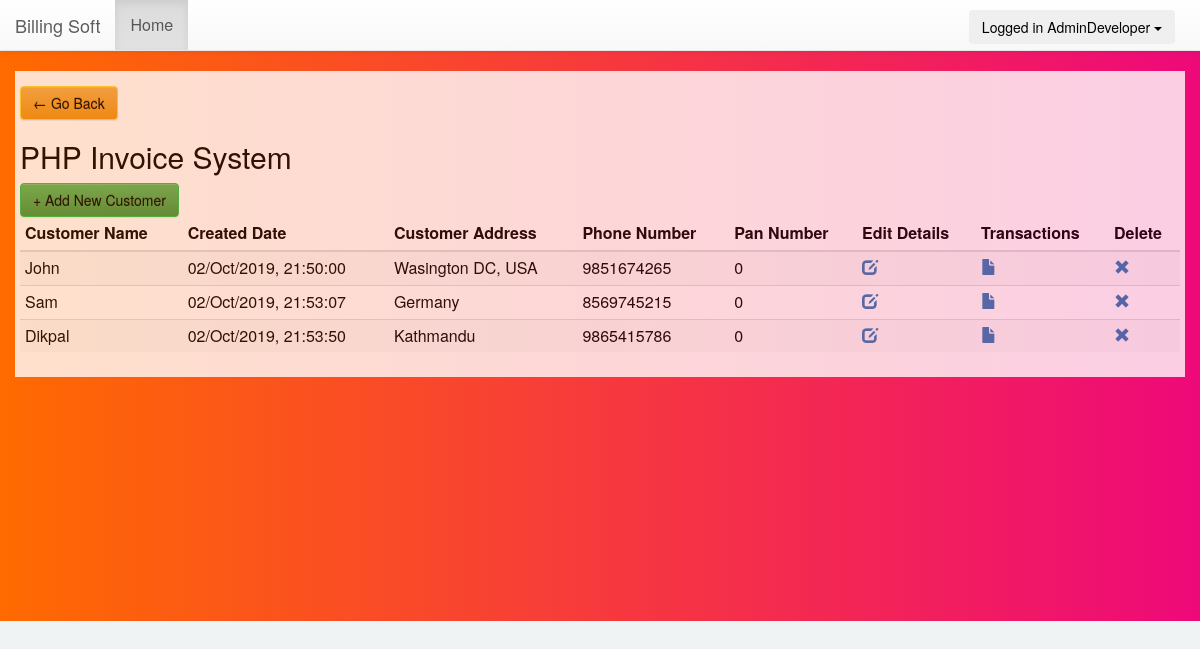
The page /customer_list.php (signed in) on the database its author committed.
### tables this page shows
CREATE TABLE `customers` (
  `customer_id` int(11) NOT NULL,
  `user_id` int(11) NOT NULL,
  `created_date` datetime NOT NULL DEFAULT CURRENT_TIMESTAMP,
  `customer_name` varchar(200) NOT NULL,
  `customer_address` varchar(250) NOT NULL,
  `customer_number` bigint(15) NOT NULL,
  `customer_pan` bigint(15) DEFAULT NULL
);

### ledger.php (called while the page is built, shortened)
<?php
class Ledger{
	private $host  = 'localhost';
    private $user  = 'root';
    private $password   = "";
    private $database  = "billing_software";
	private $CustomerTable = 'customers';
  private $dbConnect = false;
    public function __construct(){
        if(!$this->dbConnect){
            $conn = new mysqli($this->host, $this->user, $this->password, $this->database);
            if($conn->connect_error){
                die("Error failed to connect to MySQL: " . $conn->connect_error);
            }else{
                $this->dbConnect = $conn;
            }
        }
    }
	private function getData($sqlQuery) {
		$result = mysqli_query($this->dbConnect, $sqlQuery);
		$data= array();
		while ($row = mysqli_fetch_array($result, MYSQLI_ASSOC)) {
			$data[]=$row;
		}
		return $data;
	}
	public function getCustomerList(){
		$sqlQuery = "
			SELECT * FROM ".$this->CustomerTable."
			WHERE user_id = '".$_SESSION['userid']."'";
		return  $this->getData($sqlQuery);
	}
}
?>

### customer_list.php (the view, shortened to what this page needs)
<?php
include('header.php');
include 'ledger.php';
$ledger = new Ledger();
$ledger->checkLoggedIn();
?>
<link href="css/style.css" rel="stylesheet">
<?php include('container.php');?>
<div class="container customer-list-container">
    <div><a class="btn btn-warning back_btn" href="javascript:history.go(-1)">&#8592 Go Back</a></div>
	  <h2 class="title">PHP Invoice System</h2>
      <a class="btn btn-success" href="create_customer.php" type="button">+ Add New Customer</a>
      <?php
      $ledgerList = $ledger->getCustomerList();
      if(empty($ledgerList)){
        echo '<div class="alert alert-danger" role="alert">No Customers Yet!</div>';
      }
      else { ?>
      <table id="data-table" class="table table-condensed table-striped">
        <thead>
          <tr>
          <th>Customer Name</th>
          <th>Created Date</th>
            <th>Customer Address</th>
            <th>Phone Number</th>
            <th>Pan Number</th>
            <th> Edit Details</th>
            <th>Transactions</th>
            <th>Delete</th>
          </tr>
        </thead>
        <tbody>
        <?php
        foreach($ledgerList as $ledgerDetails){
			$ledgerDate = date("d/M/Y, H:i:s", strtotime($ledgerDetails["created_date"]));
            echo '
              <tr>
                <td>'.$ledgerDetails["customer_name"].'</td>
                <td>'.$ledgerDate.'</td>
                <td>'.$ledgerDetails["customer_address"].'</td>
                <td>'.$ledgerDetails["customer_number"].'</td>
                <td>'.$ledgerDetails["customer_pan"].'</td>
                <td><a href="edit_customer.php?customer_id='.$ledgerDetails["customer_id"].'"  title="Edit Customer Details"><span class="glyphicon glyphicon-edit"></span></a></td>
                <td><a href="transactions.php?update_id='.$ledgerDetails["customer_id"].'"  title="View Transactions"><span class="glyphicon glyphicon-file"></span></a></td>
                <td><a href="#" id="'.$ledgerDetails["customer_id"].'" class="deleteCustomer"  title="Delete Customer"><span class="glyphicon glyphicon-remove"></span></a></td>
              </tr>
            ';
        }
      }
        ?>
        </tbody>
      </table>
</div>
<?php include('footer.php');?>

### header.php (shortened to what this page needs)
<!DOCTYPE html>
<html>
<head>
<link rel="stylesheet" href="https://maxcdn.bootstrapcdn.com/bootstrap/3.3.5/css/bootstrap.min.css">
<link rel="stylesheet" href="https://maxcdn.bootstrapcdn.com/bootstrap/3.3.5/css/bootstrap-theme.min.css">

### container.php (shortened to what this page needs)
</head>
<body class="">
<div role="navigation" class="navbar navbar-default navbar-static-top">
      <div class="container-fluid">
        <div class="navbar-header">
          <a href="dashboard.php" class="navbar-brand">Billing Soft</a>
        </div>
        <div class="navbar-collapse collapse">
          <ul class="nav navbar-nav">
            <li class="active"><a href="dashboard.php">Home</a></li>
          </ul>
         <ul class="nav navbar-nav navbar-right logged-in-button">
         <?php
              if($_SESSION['userid']) { ?>
                <li class="dropdown">
                  <button class="btn btn-secondary dropdown-toggle" type="button" data-toggle="dropdown">Logged in <?php echo $_SESSION['user']; ?>
                  <span class="caret"></span></button>
                </li>
              <?php } ?>
         </ul>
        </div>
      </div>
    </div>
	<div class="container-fluid" style="min-height:550px;">

### footer.php (shortened to what this page needs)
</div>
</body></html>

### css/style.css (style rules this page uses)
html { background-color: #f0f3f4; position: relative; min-height: 100%; }
body { background: #ee0979; background: -webkit-linear-gradient(to right, #ff6a00, #ee0979); background: linear-gradient(to right, #ff6a00, #ee0979); color: black; font-size: 16px; line-height: 1.42857; }
tbody { color: black; }
.invoice-list-container, .content-invoice, .customer-list-container { background:white; opacity:0.8; padding: 5px !important; }
.btn-success, .panel-success { background-color: #27c24c !important; border-color: #27c24c !important; color: #000 !important; }
.btn-warning, .panel-warning { background-color: #fad733; border-color: #fad733; color: #000 !important; }
.logged-in-button { margin: 10px 10px 0 0; }
.back_btn { margin-top:10px; }

### rows shown on the page
customers: customer_name "John", created_date "02/Oct/2019, 21:50:00", customer_address "Wasington DC, USA", customer_number "9851674265", customer_pan "0"
customers: customer_name "Sam", created_date "02/Oct/2019, 21:53:07", customer_address "Germany", customer_number "8569745215", customer_pan "0"
customers: customer_name "Dikpal", created_date "02/Oct/2019, 21:53:50", customer_address "Kathmandu", customer_number "9865415786", customer_pan "0"

### other values the page prints
$_SESSION['user'] "AdminDeveloper"
